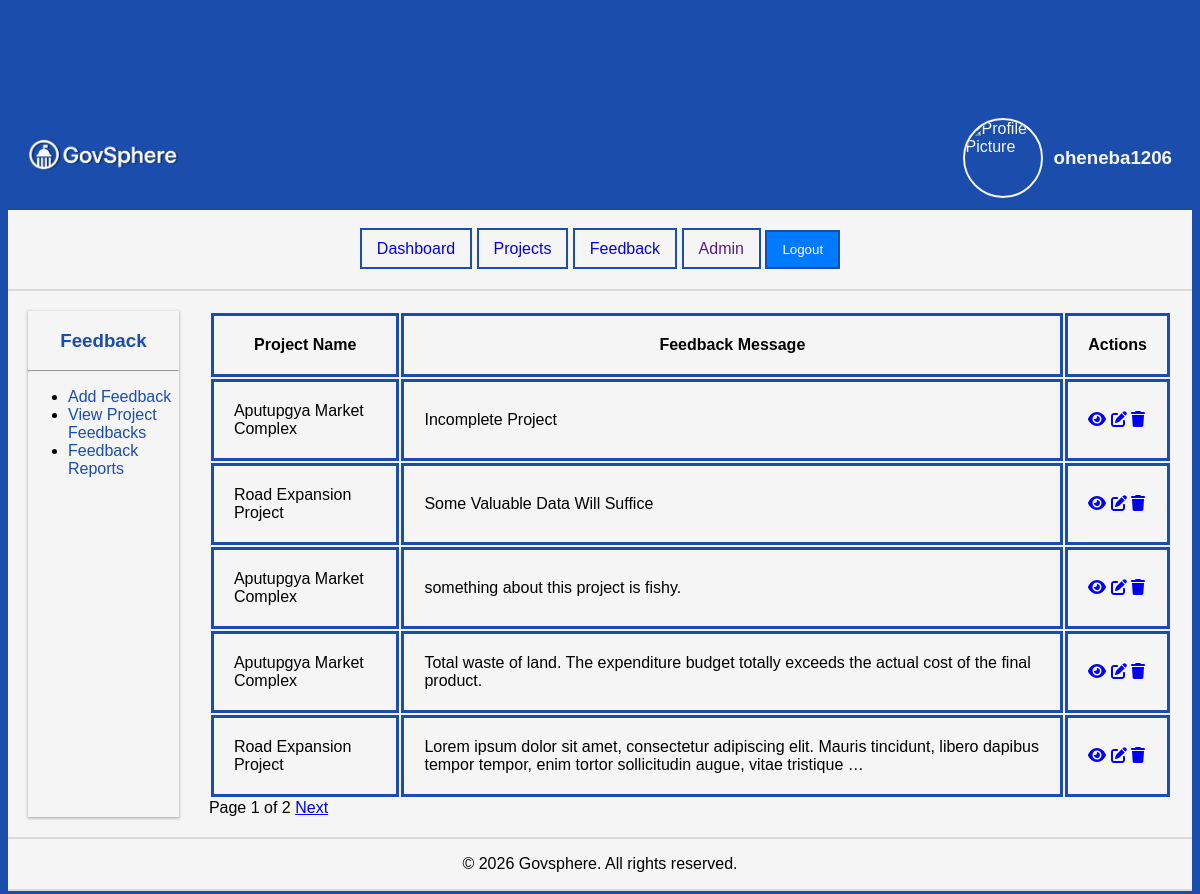
Page /feedback/ (signed in) on the earlier database version.
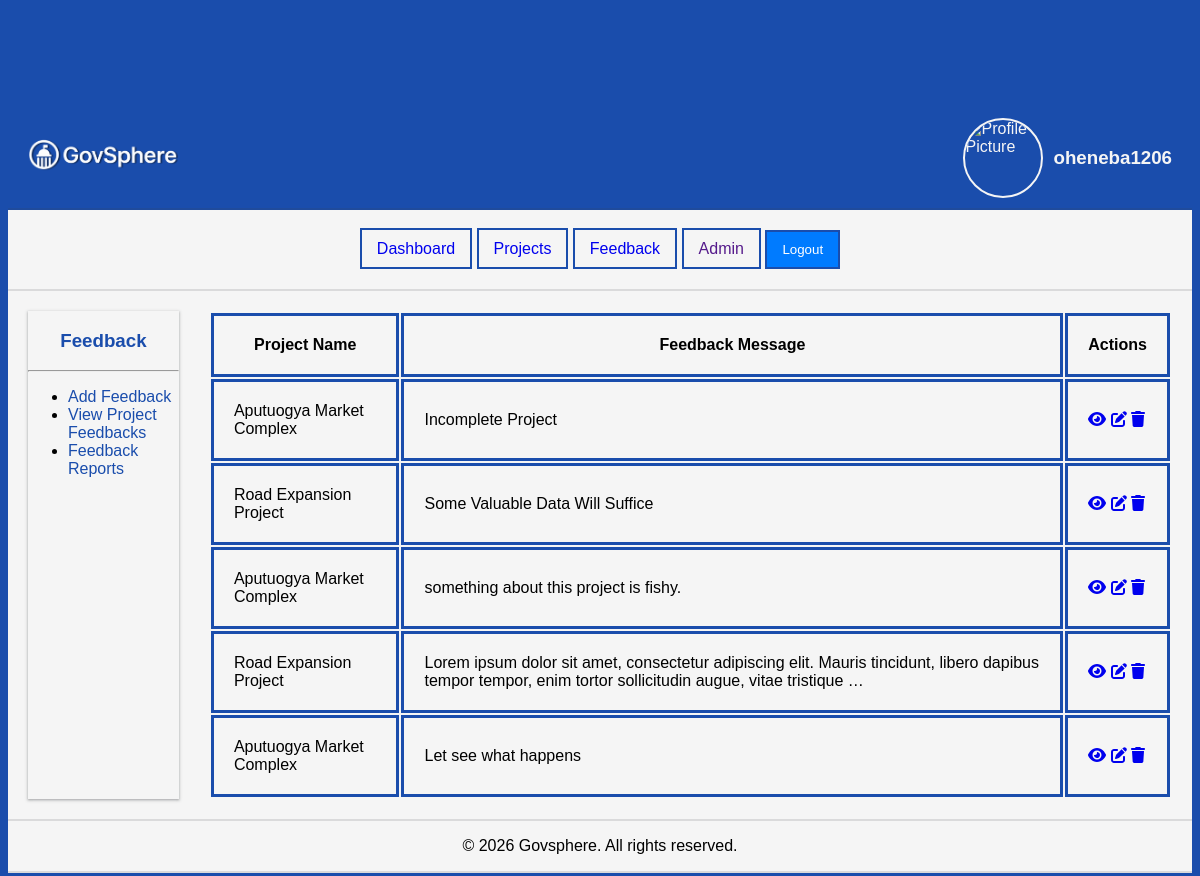
Same page on the later database version.
### feedback/models.py (models this page shows, shortened)
class Feedback(models.Model):
    PRIORITY_CHOICES = (
        ('low', 'Low'),
        ('medium', 'Medium'),
        ('high', 'High'),
        ('urgent', 'Urgent'),
    )
    FEEDBACK_TYPE_CHOICES = (
        ('complaint', 'Complaint'),
        ('suggestion', 'Suggestion'),
        ('question', 'Question'),
        ('appreciation', 'Appreciation'),
        ('issue_report', 'Issue Report')
    )
    STATUS_CHOICES = (
        ('submitted', 'Submitted'),
        ('under_review', 'Under Review'),
        ('resolved','Resolved'),
        ('rejected', 'Rejected')
    )
    RATING =(
        ('1', 'Poor'),
        ('2', 'Good'),
        ('3', 'Average'),
        ('4', 'Very Good'),
        ('5', 'Excellent')
    )
    project = models.ForeignKey(Project, on_delete=models.CASCADE)
    priority = models.CharField(max_length=20, choices= PRIORITY_CHOICES, default='low')
    user = models.ForeignKey(settings.AUTH_USER_MODEL, on_delete=models.CASCADE)
    message = models.TextField()
    feedback_type = models.CharField(max_length=20, choices= FEEDBACK_TYPE_CHOICES, default='compliant')
    status= models.CharField(max_length=20, choices= STATUS_CHOICES, default= 'submitted')
    admin_reponse = models.TextField(blank=True)
    project_rating= models.CharField(max_length=30, choices=RATING , default='3')
    contractor_rating = models.CharField(max_length=30, choices= RATING, default='3')
    responded_at = models.DateTimeField(auto_now_add=True, blank=True, null=True)
    created_at = models.DateTimeField(auto_now_add=True)
    is_anonymous = models.BooleanField(default=False)
    updated_at = models.DateTimeField(auto_now=True)
    class Meta:
        constraints = [
            models.UniqueConstraint(
                fields=[
                    'project',
                    'user',
                    'feedback_type',
                    'message',
                    'is_anonymous',
                    'project_rating',
                    'contractor_rating',
                    'status',
                ],
                name='unique_same_feedback_payload'
            )
        ]

### projects/models.py (models this page shows, shortened)
class Project(models.Model):
    STATUS_CHOICES = (
        ('proposed', 'Pending Approval'),
        ('in_progress', 'In Progress'),
        ('completed', 'Completed'),
    )
    title = models.CharField(max_length=300)
    description = models.TextField()
    budget = models.DecimalField(max_digits=10, decimal_places=2)
    status = models.CharField(max_length=20, choices=STATUS_CHOICES, default='proposed')
    location = models.CharField(max_length=200)
    created_at = models.DateTimeField(auto_now_add=True)
    created_by = models.ForeignKey(settings.AUTH_USER_MODEL, on_delete=models.CASCADE)

### feedback/views.py (the view)
# urls.py: path("", views.feedback_list, name="feedback"),
@login_required
def feedback_list(request):
    all_feedback = Feedback.objects.all()
    paginator = Paginator(all_feedback, 5)
    page_number = request.GET.get('page', 1)
    page_number = int(page_number)
    if page_number < 1:
        page_number = 1
    elif page_number > paginator.num_pages:
        page_number = paginator.num_pages
    page = paginator.page(page_number)
    data = {
        'feedback_list': page.object_list,
        'page': page,
    }
    return render(request, 'feedback/feedback_list.html', data)

### templates/feedback/feedback_list.html (shortened to what this page needs)
{% extends "projects/project_list.html" %}
{% block main_nav %}
    <div class="projects-nav">
        <h3>Feedback</h3><hr>
        <ul>
            <li>
                <a href="{% url 'add_feedback_global' %}">Add Feedback</a>
            </li>
            <li>
                <a href="{% url 'view_project_feedback'%}">View Project Feedbacks</a>
            </li>
            <li>
                <a href="">Feedback Reports</a>
            </li>
        </ul>
    </div>
{% endblock main_nav %}
{% block projects_main %}
    <div class="is-project-list">
            <table>
                <tr>
                    <th>Project Name</th>
                    <th>Feedback Message</th>
                    <th>Actions</th>
                </tr>
                {% for feedback in feedback_list %}
                <tr>
                    <td>{{ feedback.project.title }}</td>
                    <td>{{ feedback.message|truncatewords:20 }}</td>
                    <td>
                        <a href="{% url 'feedback_detail' feedback.pk %}"><i class="fa-solid fa-eye"></i></a>
                        <a href="{% url 'edit_feedback' feedback.pk %}"><i class="fa-solid fa-pen-to-square"></i></a>
                        <a href="{% url 'delete_feedback' feedback.pk %}"><i class="fa-solid fa-trash"></i></a>
                    </td>
                </tr>
                {% empty %}
                <tr>
                    <td colspan="3">No Feedbacks available.</td>
                </tr>
                {% endfor %}
            </table>
            {% if page.has_other_pages %}
        <div class="pagnation">
            <span>
                Page {{page.number}} of {{page.paginator.num_pages}}
            </span>
            {% if page.has_next %}
            <a href="?page={{page.next_page_number}}">Next</a>
            {% endif %}
        </div>
        {% endif %}
{% endblock projects_main %}

Differences in the rows shown:
removed Feedback: project "Aputupgya Market Complex", message "Total waste of land. The expenditure budget totally exceeds the actual cost of the final product."
changed through a linked row, Feedback "Incomplete Project": project "Aputupgya Market Complex" → "Aputuogya Market Complex"
changed through a linked row, Feedback "something about this project is fishy.": project "Aputupgya Market Complex" → "Aputuogya Market Complex"
now on this page (row unchanged): Feedback: project "Aputuogya Market Complex", message "Let see what happens"
Other differences:
{{ page.number }}: "1" → (not shown)
{{ page.paginator.num_pages }}: "2" → (not shown)
text no longer shown: "Page of Next"
